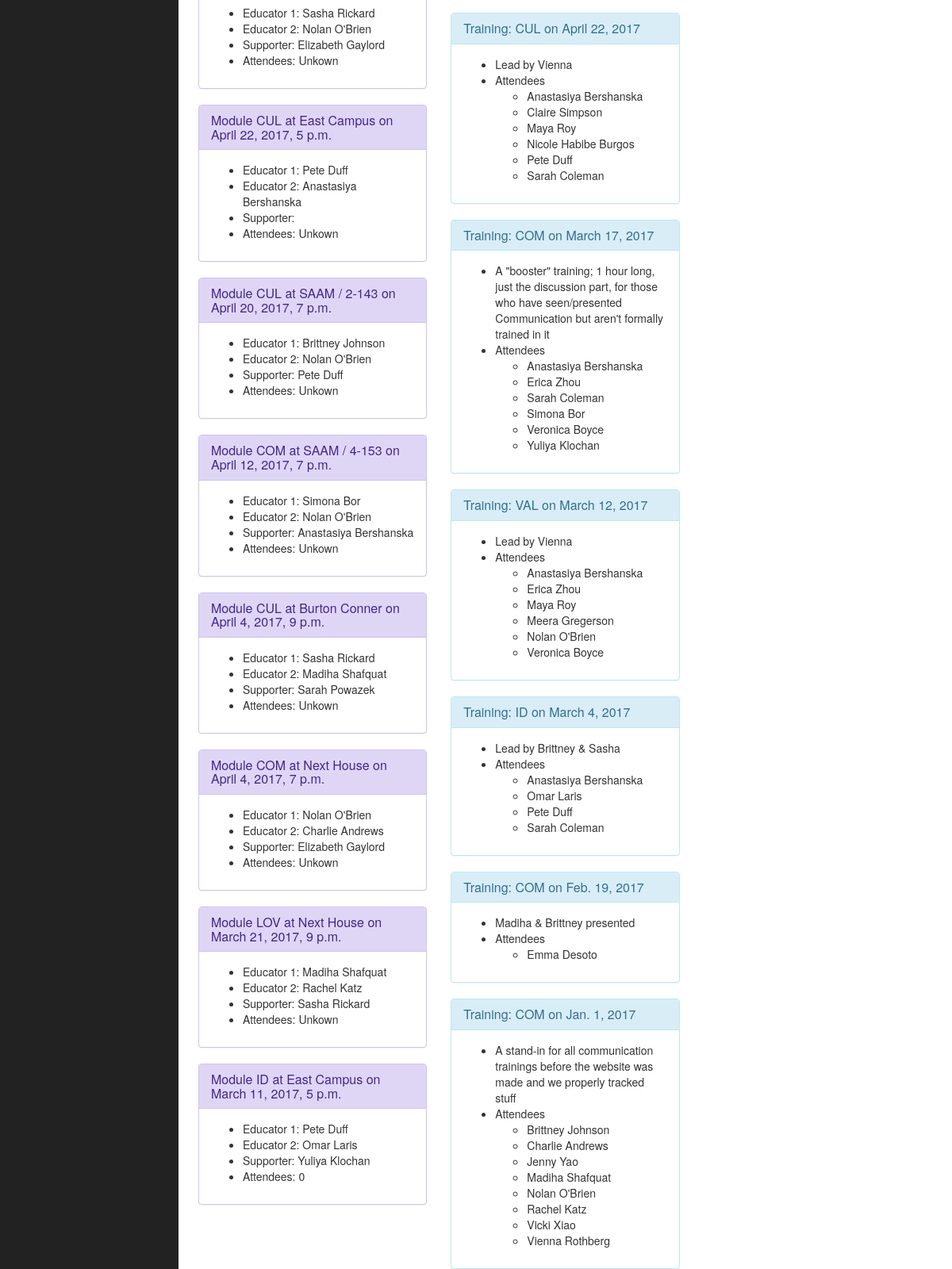
Page /history (middle part) on the earlier database version.
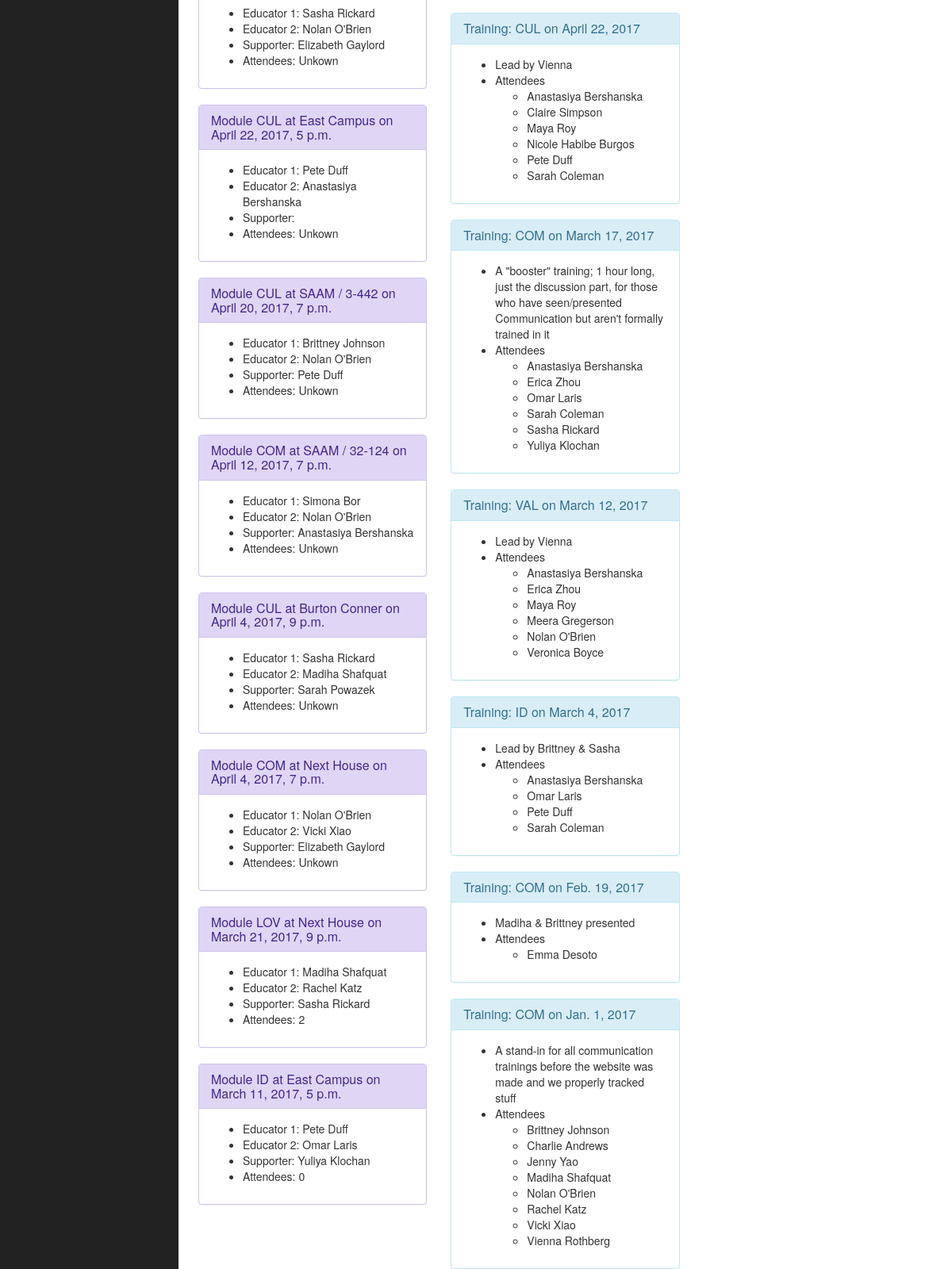
Same page on the later database version.
### pleasure_app/models.py (models this page shows)
class Presentation(models.Model):
	MODULE_CHOICE_ENUM = (
                ('COM','Communication'),
                ('VAL','Values'),
                ('ID','Identity'),
                ('LOV','Love'),
                ('CUL','Culture'),
        )
	location = models.CharField(max_length=200,null=True,blank=True)
	subject = models.CharField(max_length=3,choices=MODULE_CHOICE_ENUM)
	date = models.DateTimeField()
	educator1 = models.ForeignKey(
		'Educator',
		related_name='educator1',
		blank=True,
		null=True,
	)
	educator2 = models.ForeignKey(
                'Educator',
                related_name='educator2',
                blank=True,
                null=True,
        )
        supporter = models.ForeignKey(
                'Educator',
                related_name='supporter',
                blank=True,
                null=True,
        )
	notes = models.TextField(null=True,blank=True)
	attendees = models.IntegerField(default=-1)
	def __str__(self):
		return "Presentation at " + str(self.location) + " on " + str(self.subject) + ", " + str(self.date)

class Educator(models.Model):
	first_name = models.CharField(max_length=200)
	last_name = models.CharField(max_length=200)
	training_class = models.CharField(max_length=10)
	graduation_year = models.IntegerField(default=0)
	athena = models.CharField(max_length=20)
	active = models.BooleanField(default=True)
	photo = models.ImageField(blank=True,null=True)
	living_group = models.CharField(max_length = 100, null=True,blank=True)
	bio = models.TextField(null=True,blank=True)
	trained_communication = models.ForeignKey(
		'Training',
		related_name='com_training',
		blank = True,
		null = True,
		limit_choices_to={'module':'COM'},
	)
	trained_values = models.ForeignKey(
                'Training',
        	related_name='val_training',
		blank = True,
                null = True,
                limit_choices_to={'module':'VAL'},
        )
	trained_identity = models.ForeignKey(
                'Training',
		related_name='id_training',
                blank = True,
                null = True,
                limit_choices_to={'module':'ID'},
        )
	trained_love = models.ForeignKey(
                'Training',
		related_name='lov_training',
                blank = True,
        	null = True,
                limit_choices_to={'module':'LOV'},
        )
	trained_culture = models.ForeignKey(
                'Training',
		related_name='cul_training',
                blank = True,
                null = True,
                limit_choices_to={'module':'CUL'},
        )
	def __str__(self):
		return "Educator " + str(self.first_name) + ' '  + str(self.last_name)

class Training(models.Model):
	MODULE_CHOICE_ENUM = (
		('COM','Communication'),
		('VAL','Values'),
		('ID','Identity'),
		('LOV','Love'),
		('CUL','Culture'),
	)
	module = models.CharField(max_length=3,choices=MODULE_CHOICE_ENUM)
	date = models.DateField()
	notes = models.TextField()
	def __str__(self):
		return "Training: " + str(self.module) + " on " + str(self.date)

### pleasure_app/views.py (the view)
# urls.py: url(r'^history',views.history,name='history'),
def history(request):
        educator_list = Educator.objects.filter(active=True).order_by('first_name')
        presentation_list = Presentation.objects.filter(date__lte=datetime.now()).order_by('-date')
        training_list = Training.objects.all().filter(date__lte=datetime.now()).order_by('-date')
	template = loader.get_template('pleasure_app/history.html')
        event_list = Event.objects.all().filter(date__lte=datetime.now()).order_by('-date')
	context = {
                'educator_list':educator_list,
                'presentation_list':presentation_list,
        	'training_list':training_list,
		'event_list':event_list,
	}
        return HttpResponse(template.render(context, request))

### pleasure_app/templates/pleasure_app/history.html (shortened to what this page needs)
{% extends 'base_internal.html' %}
{% block content %}
		<div class="row">
		    <div class="col-md-4">
			{% for p in presentation_list %}
				{% include "pleasure_app/presentation_panel.html" %}
			{% endfor %}
		    </div>
		    <div class="col-md-4">
			{% for t in training_list %}
				{% include "pleasure_app/training_panel.html" %}
			{% endfor %}
		    </div>
		</div>
{% endblock %}

### pleasure_app/templates/pleasure_app/presentation_panel.html (shortened to what this page needs)
<div class= "panel panel-presentation">
	<div class="panel-heading"> <h3 class="panel-title">Module {{ p.subject }} at {{ p.location }} on {{ p.date }} </h3></div>
        <div class="panel-body">
                <ul>
                	<li> Educator 1: {{ p.educator1.first_name }} {{ p.educator1.last_name }}</li>
                        <li> Educator 2: {{ p.educator2.first_name }} {{ p.educator2.last_name }}</li>
                        <li> Supporter: {{ p.supporter.first_name }} {{ p.supporter.last_name }}</li>
                        <li>  Attendees: {% if p.attendees == -1 %} Unkown {% else %} {{ p.attendees }} {% endif %} </li>
        </div>
</div>

### pleasure_app/templates/pleasure_app/training_panel.html
<div class= "panel panel-info">
                            <div class="panel-heading"> <h3 class="panel-title">Training: {{ t.module }} on {{ t.date }}  </h3></div>
                            <div class="panel-body">
                                <ul>
				     <li> {{ t.notes }} </li>
                                      <li> Attendees </li>
                                <ul>{% for ed in educator_list %}
					{% if ed.trained_communication == t or ed.trained_values == t or ed.trained_identity == t or ed.trained_love == t or ed.trained_culture == t %}
						<li> {{ ed.first_name }} {{ ed.last_name }}</li>
					{% endif %}
					{% endfor %}
				</ul>
                            </div>
                        </div>

Differences in the rows shown:
changed Presentation "Brittney": location "SAAM / 2-143" → "SAAM / 3-442"
changed Presentation "Simona": location "SAAM / 4-153" → "SAAM / 32-124"
changed Presentation: educator2.first_name "Charlie" → "Vicki"; educator2.last_name "Andrews" → "Xiao"
changed Presentation "LOV": attendees (not shown) → "2"; no longer shows "Unkown"
changed Training "March 17, 2017": loses Educator (first_name "Simona", last_name "Bor"); gains Educator (first_name "Sasha", last_name "Rickard"); gains Educator (first_name "Omar", last_name "Laris"); loses Educator (first_name "Veronica", last_name "Boyce")
